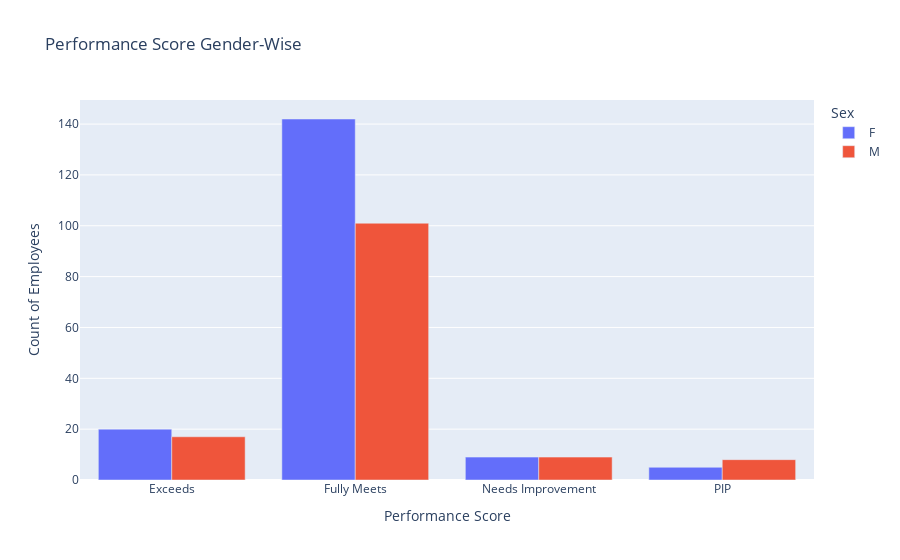

Notebook code for this chart:
### Code cell
fig=px.bar(h, x='PerformanceScore', y='EmpID', color='Sex', title='Performance Score Gender-Wise',
      labels={'PerformanceScore': 'Performance Score', 'EmpID': 'Count of Employees'},
      barmode="group")
# Set fontsize and uniformtext_mode='hide' says to hide the text if it won't fit
fig.update_layout(uniformtext_minsize=10)
fig

### Figure 1 — Plotly figure (JSON) as saved in the notebook; plotly's stock layout.template omitted (floating-point values rounded to 4 significant figures)
{"data": [{"alignmentgroup": "True", "hovertemplate": "Sex=F<br>Performance Score=%{x}<br>Count of Employees=%{y}<extra></extra>", "legendgroup": "F", "marker": {"color": "#636efa", "pattern": {"shape": ""}}, "name": "F", "offsetgroup": "F", "orientation": "v", "showlegend": true, "textposition": "auto", "type": "bar", "x": ["Exceeds", "Fully Meets", "Needs Improvement", "PIP"], "xaxis": "x", "y": [20, 142, 9, 5], "yaxis": "y"}, {"alignmentgroup": "True", "hovertemplate": "Sex=M <br>Performance Score=%{x}<br>Count of Employees=%{y}<extra></extra>", "legendgroup": "M ", "marker": {"color": "#EF553B", "pattern": {"shape": ""}}, "name": "M ", "offsetgroup": "M ", "orientation": "v", "showlegend": true, "textposition": "auto", "type": "bar", "x": ["Exceeds", "Fully Meets", "Needs Improvement", "PIP"], "xaxis": "x", "y": [17, 101, 9, 8], "yaxis": "y"}], "layout": {"barmode": "group", "legend": {"title": {"text": "Sex"}, "tracegroupgap": 0}, "title": {"text": "Performance Score Gender-Wise"}, "uniformtext": {"minsize": 10}, "xaxis": {"anchor": "y", "domain": [0, 1], "title": {"text": "Performance Score"}}, "yaxis": {"anchor": "x", "domain": [0, 1], "title": {"text": "Count of Employees"}}}}
